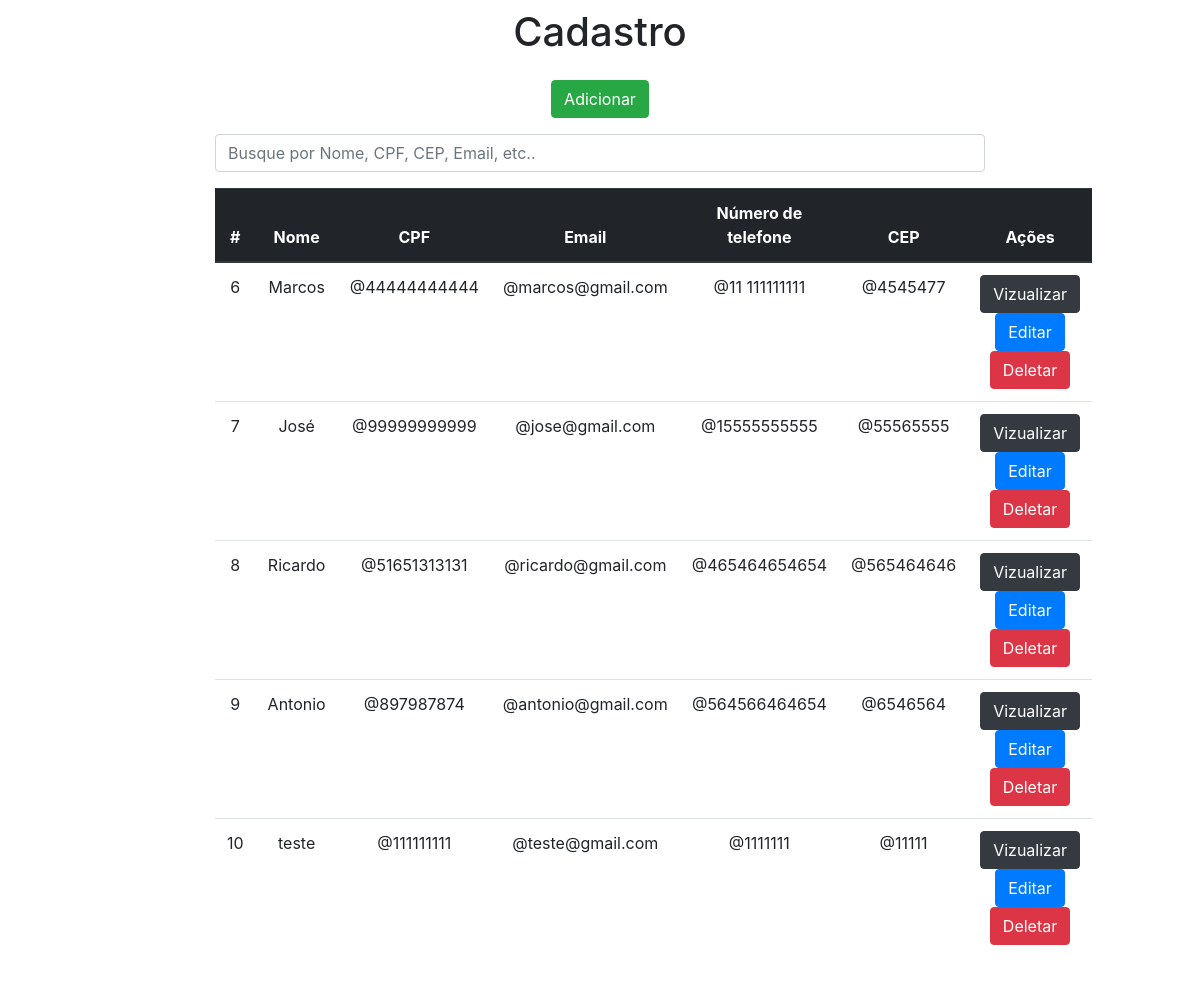
The page / on the database its author committed.
### app/models.py (models this page shows)
class Usuario(models.Model):
    nome = models.CharField(max_length=90)
    cpf = models.CharField(max_length=14)
    email = models.EmailField()
    numero_telefone = models.CharField(max_length=15)
    cep = models.CharField(max_length=9)

### app/views.py (the view)
# urls.py: 2. Add a URL to urlpatterns:  path('', views.home, name='home')
def home(request):
    data = {}
    search = request.GET.get('search')
    if search:
        data['db'] = Usuario.objects.filter(nome__icontains=search) | Usuario.objects.filter(email__icontains=search) | Usuario.objects.filter(cep__icontains=search) | Usuario.objects.filter(id__icontains=search) | Usuario.objects.filter(cpf__icontains=search) | Usuario.objects.filter(numero_telefone__icontains=search)
    else:
     data['db'] = Usuario.objects.all()
    return render(request, 'index.html', data)

### app/templates/index.html (shortened to what this page needs)
<!DOCTYPE html>
<html lang="pt-br">
<head>
    <link rel="stylesheet" href="https://stackpath.bootstrapcdn.com/bootstrap/4.1.3/css/bootstrap.min.css">
</head>
<body>
    <div class="col-8 m-auto pt-2 pb-2 text-center" >
        <h1>Cadastro</h1>
    </div>
    <div class="col-8 m-auto pt-2 pb-2 text-center" >
        <a href="/form" class="btn btn-success">Adicionar</a>
    </div>
    <div class="col-8 m-auto pt-2 pb-2 text-center" >
     <form method="get">
      <input type="text" name="search" id="search" class="form-control" placeholder="Busque por Nome, CPF, CEP, Email, etc..">
     </form>
  </div>
    <div class="col-8 m-auto pt-2 pb-2 text-center" >
        <table class="table">
            <thead class="thead-dark">
              <tr>
                <th scope="col">#</th>
                <th scope="col">Nome</th>
                <th scope="col">CPF</th>
                <th scope="col">Email</th>
                <th scope="col">Número de telefone</th>
                <th scope="col">CEP</th>
                <th scope="col">Ações</th>
              </tr>
            </thead>
            <tbody>
              {% for dbs in db %}
              <tr>
                <td>{{dbs.id}}</td>
                <td>{{dbs.nome}}</td>
                <td>@{{dbs.cpf}}</td>
                <td>@{{dbs.email}}</td>
                <td>@{{dbs.numero_telefone}}</td>
                <td>@{{dbs.cep}}</td>
                <td>
                  <a href="/view/{{dbs.id}}/" class="btn btn-dark">Vizualizar</a>
                  <a href="/edit/{{dbs.id}}/" class="btn btn-primary">Editar</a>
                  <a href="/delete/{{dbs.id}}/" class="btn btn-danger" onclick="return confirmDelete()">Deletar</a>
                </td>
              </tr>
              {% endfor %}
              </table>
    </div>
</body>
</html>

### rows shown on the page
Usuario: id "6", nome "Marcos", cpf "44444444444", email "marcos@gmail.com", numero_telefone "11 111111111", cep "4545477"
Usuario: id "7", nome "José", cpf "99999999999", email "jose@gmail.com", numero_telefone "15555555555", cep "55565555"
Usuario: id "8", nome "Ricardo", cpf "51651313131", email "ricardo@gmail.com", numero_telefone "465464654654", cep "565464646"
Usuario: id "9", nome "Antonio", cpf "897987874", email "antonio@gmail.com", numero_telefone "564566464654", cep "6546564"
Usuario: id "10", nome "teste", cpf "111111111", email "teste@gmail.com", numero_telefone "1111111", cep "11111"
